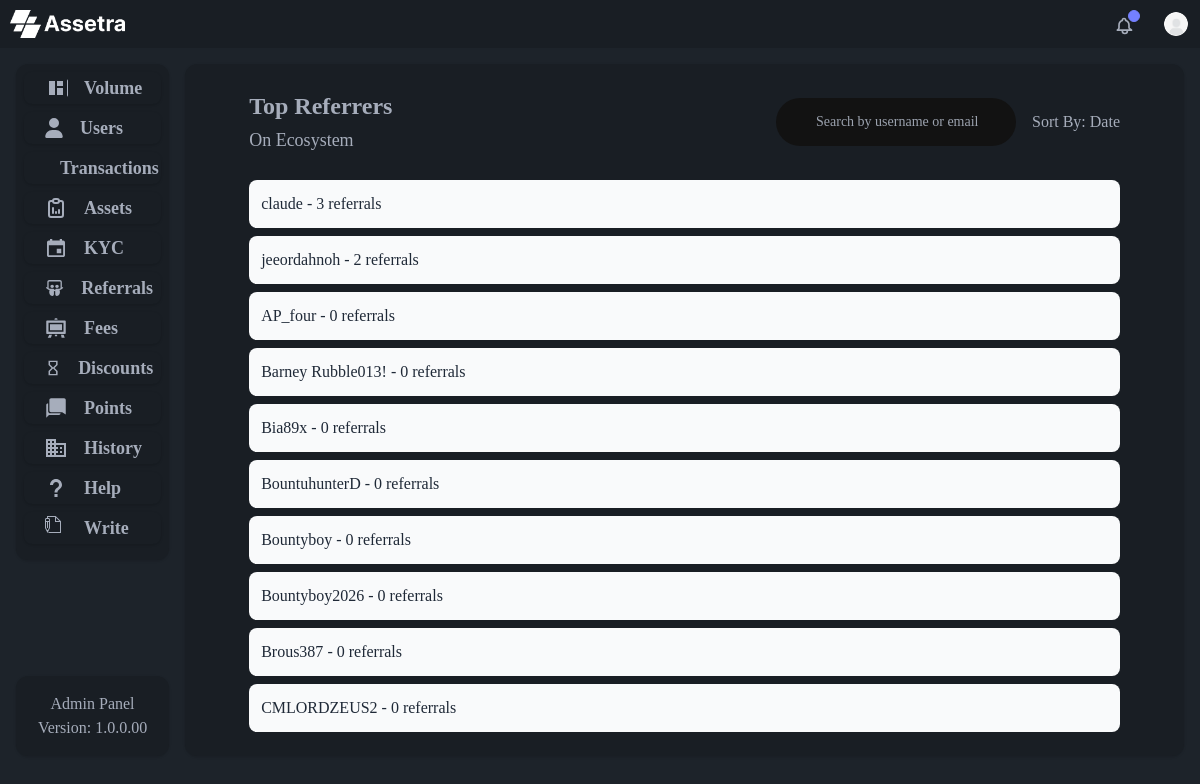
The page /referral_leaderboard on the database its author committed.
### admin_panel/models.py (models this page shows, shortened)
class User(AbstractUser):
    country = models.CharField(max_length=100, null=True, blank=True)
    dob = models.DateField(null=True, blank=True)
    mobile = models.CharField(max_length=15, null=True, blank=True)
    verified = models.BooleanField(default=False)
    profile = models.ImageField(upload_to="profile/", null=True, blank=True)

### admin_panel/views.py (the view)
def referral_leaderboard(request):
    leaderboard = User.objects.annotate(referrals_count=Count("referrals")).order_by(
        "-referrals_count"
    )[:10]
    context = {
        "leaderboard": leaderboard,
    }
    return render(request, "admin_panel/referral_leaderboard.html", context)

### admin_panel/templates/admin_panel/referral_leaderboard.html
{% extends "admin_panel/layout.html" %} {% block body %}
<div class="container rounded-xl bg-base-200 shadow h-full px-16 py-6">
  <div id="referrals-view">
    <div class="flex justify-between items-center mb-6">
      <div class="text-left">
        <h5 class="h5 font-semibold">Top Referrers</h5>
        <h6 class="h6 font-normal">On Ecosystem</h6>
      </div>
      <div class="flex items-center">
        <form method="GET" action="{% url 'user_referrals' %}" class="mr-4">
          <input
            type="text"
            id="defult-search"
            name="search_term"
            class="block w-[20dvw] h-2/3 p-4 ps-10 text-sm rounded-full"
            placeholder="Search by username or email"
          />
        </form>
        <button type="button" class="text-[16px] font-normal">
          Sort By: Date {{order}}
        </button>
      </div>
    </div>
    <div>
      <ul class="space-y-2 overflow-y-auto scrollbar-hide">
        {% for user in leaderboard %}
        <li class="bg-gray-50 p-3 rounded-lg flex justify-between items-center">
          <span class="text-gray-800">
            <span class="font-medium">{{ user.username }}</span> -
            <span class="font-medium">{{ user.referrals_count }}</span
            > referrals
          </span>
        </li>
        {% endfor %}
      </ul>
    </div>
  </div>
</div>
{% endblock %}

### rows shown on the page
User: username "claude", referrals_count "3"
User: username "jeeordahnoh", referrals_count "2"
User: username "AP_four", referrals_count "0"
User: username "Barney Rubble013!", referrals_count "0"
User: username "Bia89x", referrals_count "0"
User: username "BountuhunterD", referrals_count "0"
User: username "Bountyboy", referrals_count "0"
User: username "Bountyboy2026", referrals_count "0"
User: username "Brous387", referrals_count "0"
User: username "CMLORDZEUS2", referrals_count "0"
